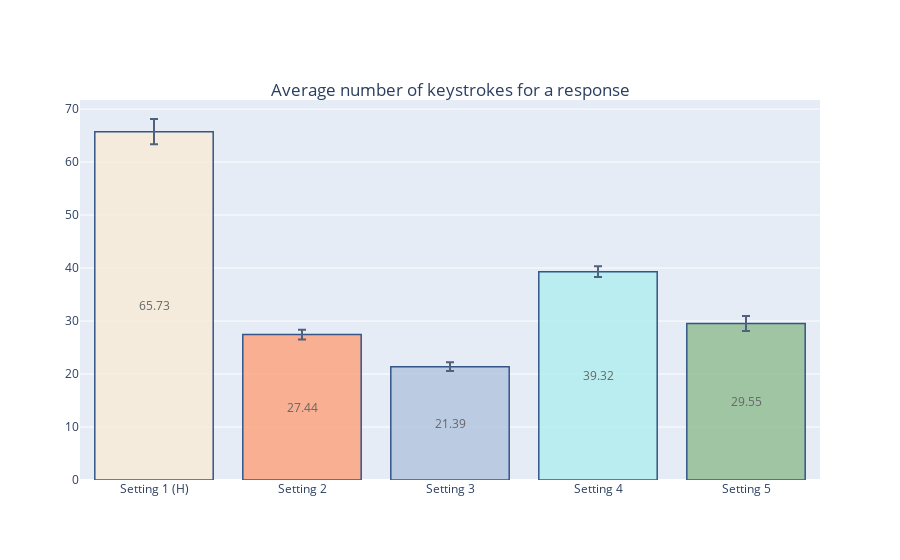

Here is the notebook cell this chart was saved with:
### Code cell
colors = ['#FAEBD7', '#FFA07A', '#B0C4DE', '#AFEEEE', '#8FBC8F']

x = ['Setting 1 (H)', 'Setting 2', 'Setting 3', 'Setting 4', 'Setting 5']
y = [Set1, Set2, Set3, Set4, Set5]

yErorr = [np.std(z)/math.sqrt(len(z)) for z in y] 

y = [round(statistics.mean(z), 2) for z in y]

fig = go.Figure()
fig.add_trace(go.Bar(
    name='Setting',
    x=x, y=y, text=y, textposition='inside',insidetextanchor='middle',
    marker_color=colors,
    marker_line_color='rgb(8,48,107)', marker_line_width=1.5, opacity=0.8,
    error_y=dict(type='data', array=yErorr)
))

fig.update_layout(
    title={
        'text': 'Average number of keystrokes for a response',
        'y':0.85,
        'x':0.5,
        'xanchor': 'center',
        'yanchor': 'top'})

fig.show()

### Figure 1 — Plotly figure (JSON) as saved in the notebook; plotly's stock layout.template omitted (floating-point values rounded to 4 significant figures)
{"data": [{"error_y": {"array": [2.392, 0.9165, 0.8139, 1.019, 1.42], "type": "data"}, "insidetextanchor": "middle", "marker": {"color": ["#FAEBD7", "#FFA07A", "#B0C4DE", "#AFEEEE", "#8FBC8F"], "line": {"color": "rgb(8,48,107)", "width": 1.5}}, "name": "Setting", "opacity": 0.8, "text": ["65.73", "27.44", "21.39", "39.32", "29.55"], "textposition": "inside", "type": "bar", "x": ["Setting 1 (H)", "Setting 2", "Setting 3", "Setting 4", "Setting 5"], "y": [65.73, 27.44, 21.39, 39.32, 29.55]}], "layout": {"title": {"text": "Average number of keystrokes for a response", "x": 0.5, "xanchor": "center", "y": 0.85, "yanchor": "top"}}}
